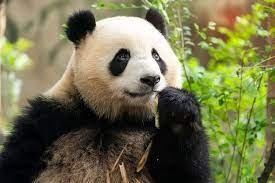
#> input picture Tugas 4/butterwoth dan Gaussian high pass/panda.jpg, 275 x 183 px
$ python bt_dan_gaussian_high.py
#> lines starting #> are read from the running program, lines starting #| are printed output that depends on the picture
import cv2
import numpy as np
from scipy import ndimage

def butterworth_highpass_filter(image, cutoff, n):
    # Menghitung dimensi gambar
    rows, cols = image.shape[:2]

    # Membuat meshgrid
    x, y = np.meshgrid(np.linspace(-1, 1, cols), np.linspace(-1, 1, rows))

    # Menghitung jarak dari setiap titik ke pusat
    distance = np.sqrt(x ** 2 + y ** 2)

    # Membuat highpass filter Butterworth
    filter = 1 / (1 + (distance / cutoff) ** (2 * n))

    # Menerapkan filter ke gambar
    filtered_image = np.fft.ifft2(np.fft.fft2(image) * filter).real

    return filtered_image

def gaussian_highpass_filter(image, sigma):
    # Menerapkan filter Gaussian pada gambar
    blurred_image = ndimage.gaussian_filter(image, sigma)

    # Mengurangi gambar asli dengan gambar yang telah di-blur
    filtered_image = image - blurred_image

    return filtered_image

def combined_highpass_filter(image, butterworth_cutoff, butterworth_n, gaussian_sigma):
    # Menerapkan Butterworth Highpass Filter
    butterworth_filtered = butterworth_highpass_filter(image, butterworth_cutoff, butterworth_n)

    # Menerapkan Gaussian Highpass Filter
    gaussian_filtered = gaussian_highpass_filter(image, gaussian_sigma)

    # Menambahkan kedua hasil filter
    combined_filtered = butterworth_filtered + gaussian_filtered

    # Normalisasi hasil
    combined_filtered = cv2.normalize(combined_filtered, None, 0, 255, cv2.NORM_MINMAX)

    return combined_filtered.astype(np.uint8)

# Contoh penggunaan
image = cv2.imread('panda.jpg', cv2.IMREAD_GRAYSCALE)
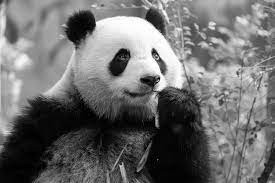
#> image: shape (183, 275); min 0, max 255, mean 109.6
filtered_image = combined_highpass_filter(image, 30, 2, 2)
#> in gaussian_highpass_filter, `blurred_image = ndimage.gaussian_filter(image, sigma)`:
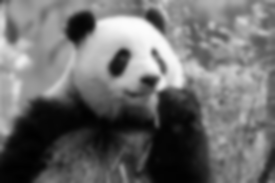
#> blurred_image: shape (183, 275); min 1, max 252, mean 108.6
#> in gaussian_highpass_filter, `filtered_image = image - blurred_image`:
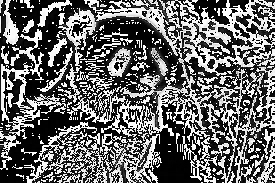
#> filtered_image: shape (183, 275); min 0, max 255, mean 104.4
#> in combined_highpass_filter, `combined_filtered = butterworth_filtered + gaussian_filtered`:
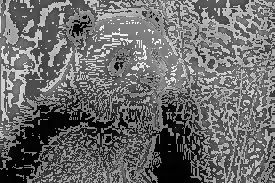
#> combined_filtered: shape (183, 275) float64; min 1, max 505, mean 214.1; drawn with min black and max white
cv2.imshow('original', image)
cv2.imshow('Filtered Image', filtered_image)
cv2.waitKey(0)
cv2.destroyAllWindows()

$ run again, with Tugas 4/butterwoth dan Gaussian high pass/Hasil RUN butterwot dan Gaussian Highpass.jpg copied over Tugas 4/butterwoth dan Gaussian high pass/panda.jpg
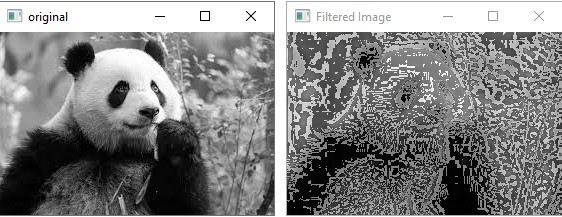
#> input picture Tugas 4/butterwoth dan Gaussian high pass/Hasil RUN butterwot dan Gaussian Highpass.jpg, 562 x 217 px
#> in gaussian_highpass_filter, `filtered_image = image - blurred_image`:
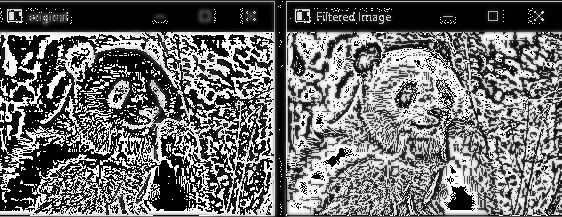
#> filtered_image: shape (217, 562); min 0, max 255, mean 110
#> in combined_highpass_filter, `combined_filtered = butterworth_filtered + gaussian_filtered`:
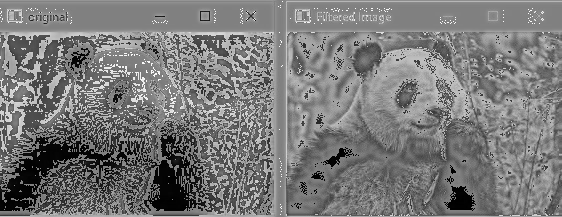
#> combined_filtered: shape (217, 562) float64; min -2.85e-05, max 508, mean 242; drawn with min black and max white
